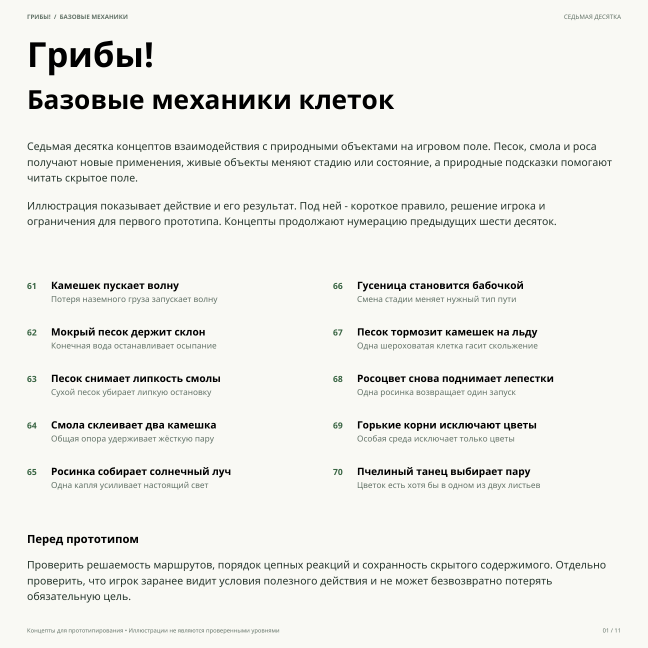
#> input picture tmp/mechanics_batches_07-08/11_base_cell_mechanics_batch_07_page_01.png, 1296 x 1296 px, given in place of 11_base_cell_mechanics_batch_07_page_06.png, which was not available (shown at 1/2 size)
$ python recrop_mechanics_07.py
#> lines starting #> are read from the running program, lines starting #| are printed output that depends on the picture
from pathlib import Path
from PIL import Image
root = Path(r'C:\proj\mushroomsSveta')
src = root / 'tmp' / 'mechanics_batches_07-08'
out = root / 'docs' / 'mechanics' / 'images' / 'batches'
for offset in (5, 6):
    page = src / f'11_base_cell_mechanics_batch_07_page_{offset+1:02}.png'
    target = out / f'batch-07-{offset:02}.webp'
    with Image.open(page) as im:
#> im is the input picture: PIL image 1296x1296 RGB; mean R, G, B 238.6, 239, 234
        im.crop((54, 102, 1242, 500)).convert('RGB').save(target, 'WEBP', quality=88, method=6)
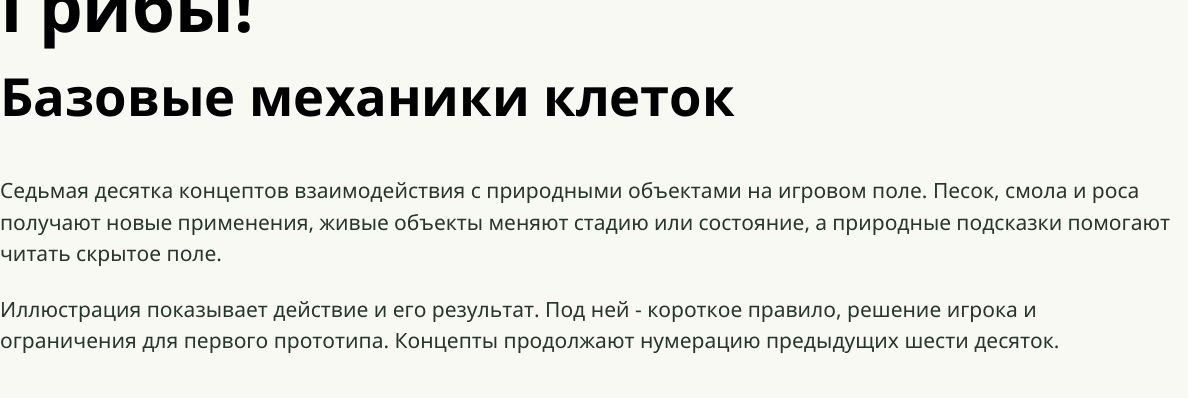
#> saved as batch-07-05.webp: PIL image 1188x398 RGB; mean R, G, B 232.7, 233.4, 228.4
    print(target.name, Image.open(target).size)
#> pass 2 of the loop `for offset in (5, 6):`:
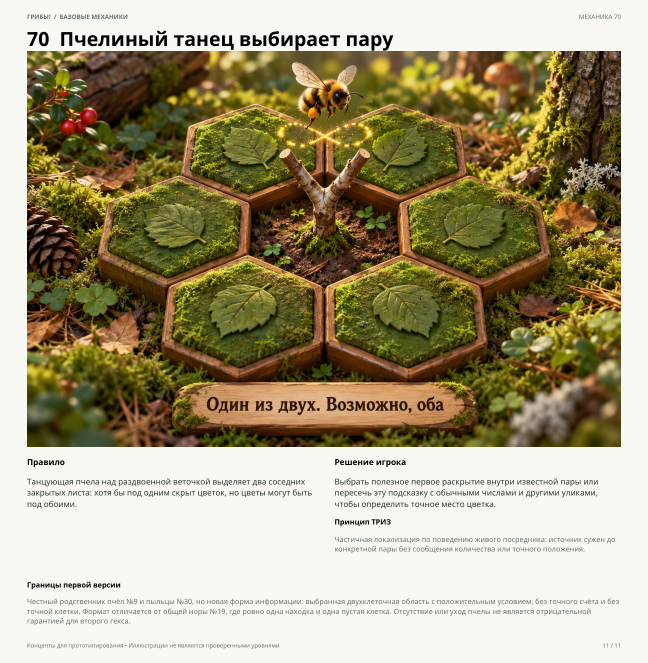
#> input picture tmp/mechanics_batches_07-08/11_base_cell_mechanics_batch_07_page_11.png, 1296 x 1326 px, given in place of 11_base_cell_mechanics_batch_07_page_07.png, which was not available (shown at 1/2 size)
#> im is the input picture: PIL image 1296x1326 RGB; mean R, G, B 166.9, 157.3, 126.6
#> `im.crop((54, 102, 1242, 500)).convert('RGB').save(target, 'WEBP', qual..`:
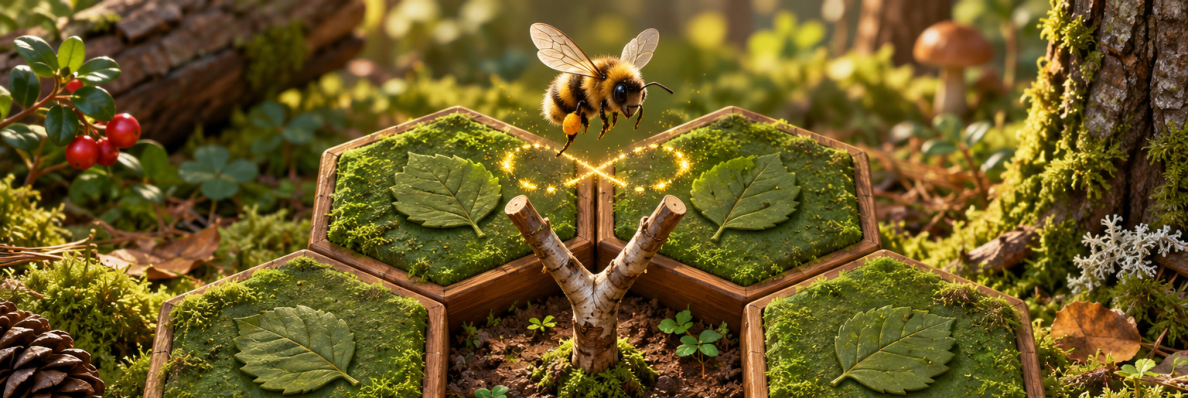
#> saved as batch-07-06.webp: PIL image 1188x398 RGB; mean R, G, B 107.7, 90.5, 36
